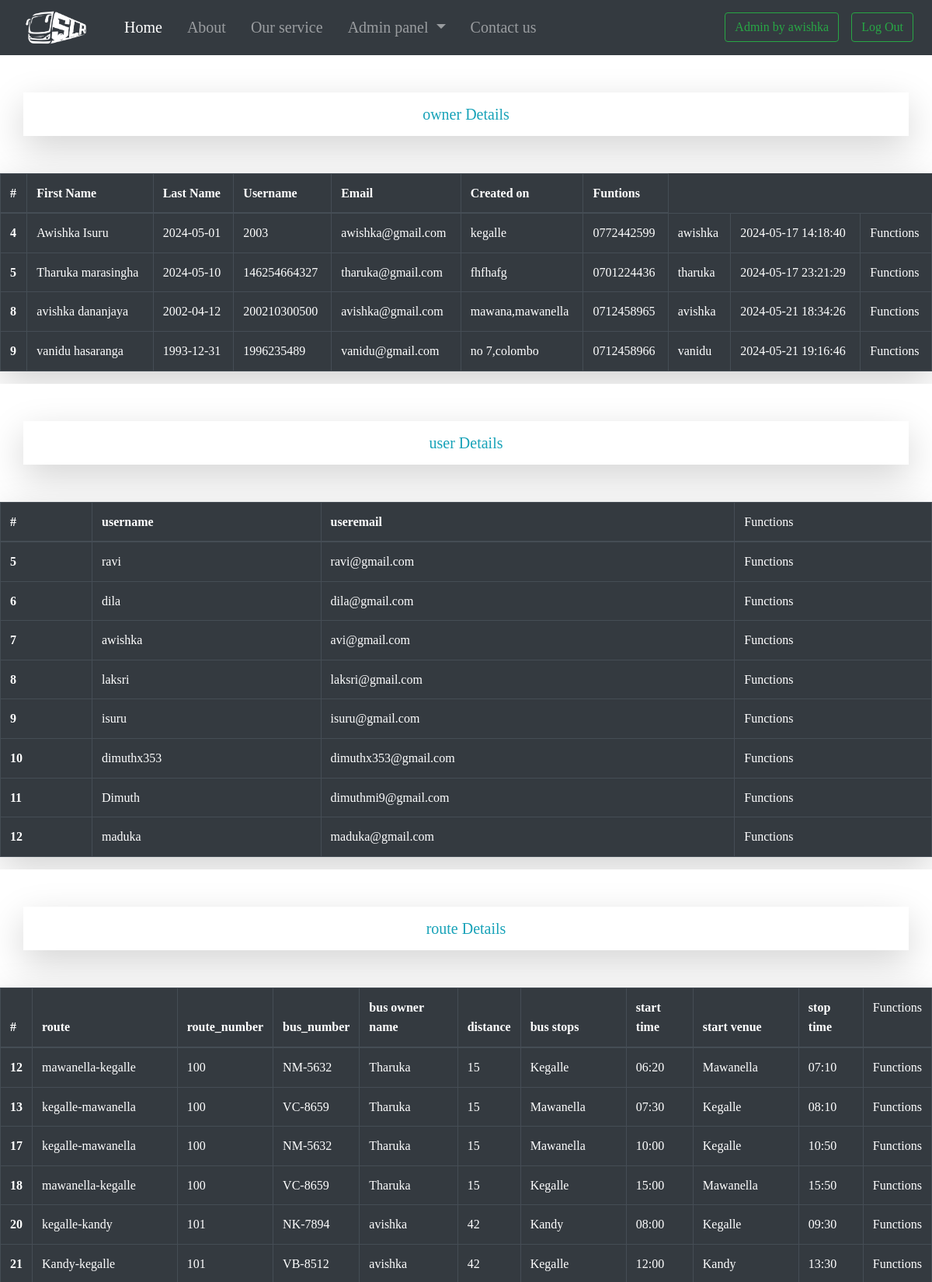
/asset/admin.php (signed in, upper part), run on the app's committed database.
### tables this page shows
CREATE TABLE `owner_details` (
  `id` int(11) NOT NULL,
  `full_name` varchar(255) NOT NULL,
  `dob` date NOT NULL,
  `nic` varchar(20) NOT NULL,
  `email` varchar(255) NOT NULL,
  `address` text NOT NULL,
  `phone_number` varchar(15) NOT NULL,
  `username` varchar(50) NOT NULL,
  `status` int(11) NOT NULL DEFAULT 0,
  `password` varchar(255) NOT NULL,
  `profile_picture` varchar(255) DEFAULT NULL,
  `created_at` timestamp NOT NULL DEFAULT current_timestamp()
);

CREATE TABLE `users` (
  `usersId` int(11) NOT NULL,
  `usersName` varchar(32) NOT NULL,
  `status` int(11) NOT NULL DEFAULT 0,
  `usersEmail` varchar(255) NOT NULL,
  `usersUid` varchar(32) NOT NULL,
  `usersPwd` varchar(128) NOT NULL
);

CREATE TABLE `route_details` (
  `id` int(11) NOT NULL,
  `route` varchar(255) NOT NULL,
  `route_number` varchar(255) NOT NULL,
  `bus_number` varchar(255) NOT NULL,
  `bus_owner_name` varchar(255) NOT NULL,
  `distance` varchar(255) NOT NULL,
  `bus_stops` varchar(255) NOT NULL,
  `start_time` varchar(255) NOT NULL,
  `start_venue` varchar(255) NOT NULL,
  `stop_time` varchar(255) NOT NULL
);

### asset/admin.php (the view, shortened to what this page needs)
<?php
include "./includes/database.inc.php"
?>
<!DOCTYPE html>
<html lang="en">
<head>
    <link rel="stylesheet" href="https://cdn.jsdelivr.net/npm/bootstrap@4.4.1/dist/css/bootstrap.min.css">
    <link rel="stylesheet" href="./asset/css/styleindex.css">
</head>
<body>
    <nav class="navbar sticky-top navbar-expand-lg navbar-dark bg-dark">
        <a class="navbar-brand px-3" href="#"><img src="./Images/PLWa.png" width="80" height="auto" alt="Nav logo"></a>
        <div class="collapse navbar-collapse " id="navbarSupportedContent">
            <ul class="navbar-nav mr-auto">
                <li class="nav-item active mx-2">
                    <a class="nav-link" href="../index.php">Home <span class="sr-only">(current)</span></a>
                </li>
                <li class="nav-item mx-2">
                    <a class="nav-link" href="../index.php">About</a>
                </li>
                <li class="nav-item mx-2">
                    <a class="nav-link" href="../index.php#our-service">Our service</a>
                </li>
                <li class="nav-item dropdown mx-2">
                    <a class="nav-link dropdown-toggle" href="#" id="navbarDropdown" role="button" data-toggle="dropdown" aria-haspopup="true" aria-expanded="false">
                        Admin panel
                    </a>
                </li>
                <li class="nav-item mx-2">
                    <a class="nav-link" href="#footerss">Contact us</a>
                </li>
            </ul>
            <form class="form-inline my-2 my-lg-0">
                <?php
                if (isset($_SESSION["username"])) {
                    echo '<a class="btn btn-outline-success my-2 my-sm-0 mx-2" href="#">' . 'Admin by ' . $_SESSION["username"] . '</a>';
                    echo '<a class="btn btn-outline-success my-2 my-sm-0 mx-2" id="logoutButton" href="includes\logout.inc.php">Log Out</a>';
                } else {
                    echo '<a class="btn btn-outline-success my-2 my-sm-0 mx-2" href="Owner Login.php"
                    target="_blank">Admin Login</a>';
                }
                ?></h2>
            </form>
        </div>
    </nav>
    <div class="table-responsive">
        <table class="table-hover table table-dark table-striped-columns table-bordered shadow-lg">
            <h1 class="text-center text-info mb-5 shadow-lg p-3 mt-5 container">owner Details</h1>
            <thead class="">
                <tr class="">
                    <th scope="col">#</th>
                    <th scope="col">First Name</th>
                    <th scope="col">Last Name</th>
                    <th scope="col">Username</th>
                    <th scope="col">Email</th>
                    <th scope="col">Created on</th>
                    <th scope="col">Funtions</th>
                </tr>
            </thead>
            <tbody>
                <?php
                $sql = "SELECT * FROM owner_details;";
                $result = $conn->query($sql);
                if ($result->num_rows > 0) {
                    while ($row = $result->fetch_assoc()) { ?>
                        <tr>
                            <th scope="row"><?php echo $row['id']; ?></th>
                            <td><?php echo $row['full_name']; ?></td>
                            <td><?php echo $row['dob']; ?></td>
                            <td><?php echo $row['nic']; ?></td>
                            <td><?php echo $row['email']; ?></td>
                            <td><?php echo $row['address']; ?></td>
                            <td><?php echo $row['phone_number']; ?></td>
                            <td><?php echo $row['username']; ?></td>
                            <td><?php echo $row['created_at']; ?></td>
                            <td>Functions</td>
                        </tr>
                <?php }
                } else {
                    echo "0 results";
                }
                ?>
            </tbody>
        </table>
    </div>
    <div class="table-responsive">
        <table class="table-hover table table-dark table-striped-columns table-bordered shadow-lg">
            <h1 class="text-center text-info mb-5 shadow-lg p-3 mt-5 container">user Details</h1>
            <thead class="">
                <tr class="">
                    <th scope="col">#</th>
                    <th scope="col">username</th>
                    <th scope="col">useremail</th>
                    <td>Functions</td>
                </tr>
            </thead>
            <tbody>
                <?php
                $sql2 = "SELECT * FROM users;";
                $result = $conn->query($sql2);
                if ($result->num_rows > 0) {
                    while ($row = $result->fetch_assoc()) { ?>
                        <tr>
                            <th scope="row"><?php echo $row['usersId']; ?></th>
                            <td><?php echo $row['usersName']; ?></td>
                            <td><?php echo $row['usersEmail']; ?></td>
                            <td>Functions</td>
                        </tr>
                <?php }
                } else {
                    echo "0 results";
                }
                ?>
            </tbody>
        </table>
    </div>
    <div class="table-responsive">
        <table class="table-hover table table-dark table-striped-columns table-bordered shadow-lg">
            <h1 class="text-center text-info mb-5 shadow-lg p-3 mt-5 container">route Details</h1>
            <thead class="">
                <tr class="">
                    <th scope="col">#</th>
                    <th scope="col">route</th>
                    <th scope="col">route_number</th>
                    <th scope="col">bus_number</th>
                    <th scope="col">bus owner name</th>
                    <th scope="col">distance</th>
                    <th scope="col">bus stops</th>
                    <th scope="col">start time</th>
                    <th scope="col">start venue</th>
                    <th scope="col">stop time</th>
                    <td>Functions</td>
                </tr>
            </thead>
            <tbody>
                <?php
                $sql2 = "SELECT * FROM route_details;";
                $result = $conn->query($sql2);
                if ($result->num_rows > 0) {
                    while ($row = $result->fetch_assoc()) { ?>
                        <tr>
                            <th scope="row"><?php echo $row['id']; ?></th>
                            <td><?php echo $row['route']; ?></td>
                            <td><?php echo $row['route_number']; ?></td>
                            <td><?php echo $row['bus_number']; ?></td>
                            <td><?php echo $row['bus_owner_name']; ?></td>
                            <td><?php echo $row['distance']; ?></td>
                            <td><?php echo $row['bus_stops']; ?></td>
                            <td><?php echo $row['start_time']; ?></td>
                            <td><?php echo $row['start_venue']; ?></td>
                            <td><?php echo $row['stop_time']; ?></td>
                            <td>Functions</td>
                        </tr>
                <?php }
                } else {
                    echo "0 results";
                }
                ?>
            </tbody>
        </table>
    </div>
</body>
</html>

### asset/css/styleindex.css (style rules this page uses)
:root { --primary: rgb(180, 3, 3); --font-base: "Poppins, sans-serif"; }
body { font-family: var(--font-base); font-size: 16; line-height: 1.6; }
a { text-decoration: none; color: var(--primary); }
img { max-width: 100%; height: auto; }
html { scroll-behavior: smooth; }
.mb-5 { color: white; font-size: 20px; }
.navbar { font-family: var(--font-base); font-size: 20px; font-weight: 400; }

### data on the page
owner_details: id "4", full_name "Awishka Isuru", dob "2024-05-01", nic "2003", email "awishka@gmail.com", address "kegalle", phone_number "0772442599", username "awishka", created_at "2024-05-17 14:18:40"
owner_details: id "5", full_name "Tharuka marasingha", dob "2024-05-10", nic "146254664327", email "tharuka@gmail.com", address "fhfhafg", phone_number "0701224436", username "tharuka", created_at "2024-05-17 23:21:29"
owner_details: id "8", full_name "avishka dananjaya", dob "2002-04-12", nic "200210300500", email "avishka@gmail.com", address "mawana,mawanella", phone_number "0712458965", username "avishka", created_at "2024-05-21 18:34:26"
owner_details: id "9", full_name "vanidu hasaranga", dob "1993-12-31", nic "1996235489", email "vanidu@gmail.com", address "no 7,colombo", phone_number "0712458966", username "vanidu", created_at "2024-05-21 19:16:46"
users: usersId "5", usersName "ravi", usersEmail "ravi@gmail.com"
users: usersId "6", usersName "dila", usersEmail "dila@gmail.com"
users: usersId "7", usersName "awishka", usersEmail "avi@gmail.com"
users: usersId "8", usersName "laksri", usersEmail "laksri@gmail.com"
users: usersId "9", usersName "isuru", usersEmail "isuru@gmail.com"
users: usersId "10", usersName "dimuthx353", usersEmail "dimuthx353@gmail.com"
users: usersId "11", usersName "Dimuth", usersEmail "dimuthmi9@gmail.com"
users: usersId "12", usersName "maduka", usersEmail "maduka@gmail.com"
route_details: id "12", route "mawanella-kegalle", route_number "100", bus_number "NM-5632", bus_owner_name "Tharuka", distance "15", bus_stops "Kegalle", start_time "06:20", start_venue "Mawanella", stop_time "07:10"
route_details: id "13", route "kegalle-mawanella", route_number "100", bus_number "VC-8659", bus_owner_name "Tharuka", distance "15", bus_stops "Mawanella", start_time "07:30", start_venue "Kegalle", stop_time "08:10"
route_details: id "17", route "kegalle-mawanella", route_number "100", bus_number "NM-5632", bus_owner_name "Tharuka", distance "15", bus_stops "Mawanella", start_time "10:00", start_venue "Kegalle", stop_time "10:50"
route_details: id "18", route "mawanella-kegalle", route_number "100", bus_number "VC-8659", bus_owner_name "Tharuka", distance "15", bus_stops "Kegalle", start_time "15:00", start_venue "Mawanella", stop_time "15:50"
route_details: id "20", route "kegalle-kandy", route_number "101", bus_number "NK-7894", bus_owner_name "avishka", distance "42", bus_stops "Kandy", start_time "08:00", start_venue "Kegalle", stop_time "09:30"
route_details: id "21", route "Kandy-kegalle", route_number "101", bus_number "VB-8512", bus_owner_name "avishka", distance "42", bus_stops "Kegalle", start_time "12:00", start_venue "Kandy", stop_time "13:30"

### other printed values
$_SESSION["username"] "awishka"
